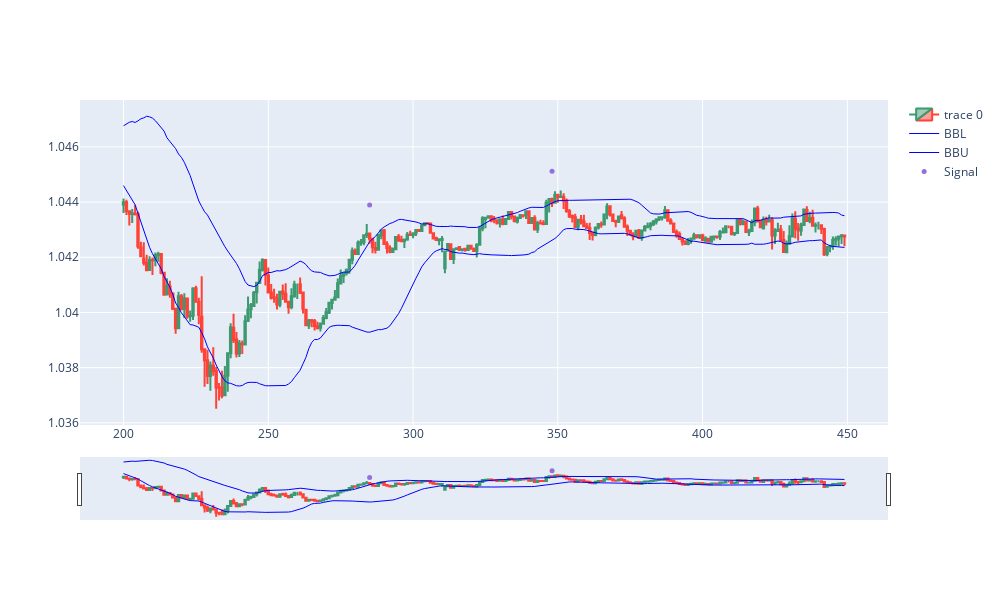

Here is the notebook cell this chart was saved with:
### Code cell
import plotly.graph_objects as go
from plotly.subplots import make_subplots
from datetime import datetime

st = 200
dfpl = dataF[st:st+250].copy()
fig = go.Figure(data=[go.Candlestick(x=dfpl.index,
                open=dfpl['Open'],
                high=dfpl['High'],
                low=dfpl['Low'],
                close=dfpl['Close']),
                go.Scatter(x=dfpl.index, y=dfpl['BBL_30_1.5'], line=dict(color='blue', width=1), name="BBL"),
                go.Scatter(x=dfpl.index, y=dfpl['BBU_30_1.5'], line=dict(color='blue', width=1), name="BBU")])

fig.add_scatter(x=dfpl.index, y=dfpl['pointpos'], mode="markers",
                marker=dict(size=5, color="MediumPurple"),
                name="Signal")
fig.update_layout(autosize=False, width=1000, height=600)
fig.show()

### Figure 1 — Plotly figure (JSON) as saved in the notebook; plotly's stock layout.template omitted (floating-point values rounded to 4 significant figures; data arrays with more than 128 entries replaced by an {"elided": "..."} marker saying what was removed)
{"data": [{"close": {"elided": "250 float values"}, "high": {"elided": "250 float values"}, "low": {"elided": "250 float values"}, "open": {"elided": "250 float values"}, "type": "candlestick", "x": {"elided": "250 int values"}}, {"line": {"color": "blue", "width": 1}, "name": "BBL", "type": "scatter", "x": {"elided": "250 int values"}, "y": {"elided": "250 float values"}}, {"line": {"color": "blue", "width": 1}, "name": "BBU", "type": "scatter", "x": {"elided": "250 int values"}, "y": {"elided": "250 float values"}}, {"marker": {"color": "MediumPurple", "size": 5}, "mode": "markers", "name": "Signal", "type": "scatter", "x": {"elided": "250 int values"}, "y": {"elided": "250 float values"}}], "layout": {"autosize": false, "height": 600, "width": 1000}}
